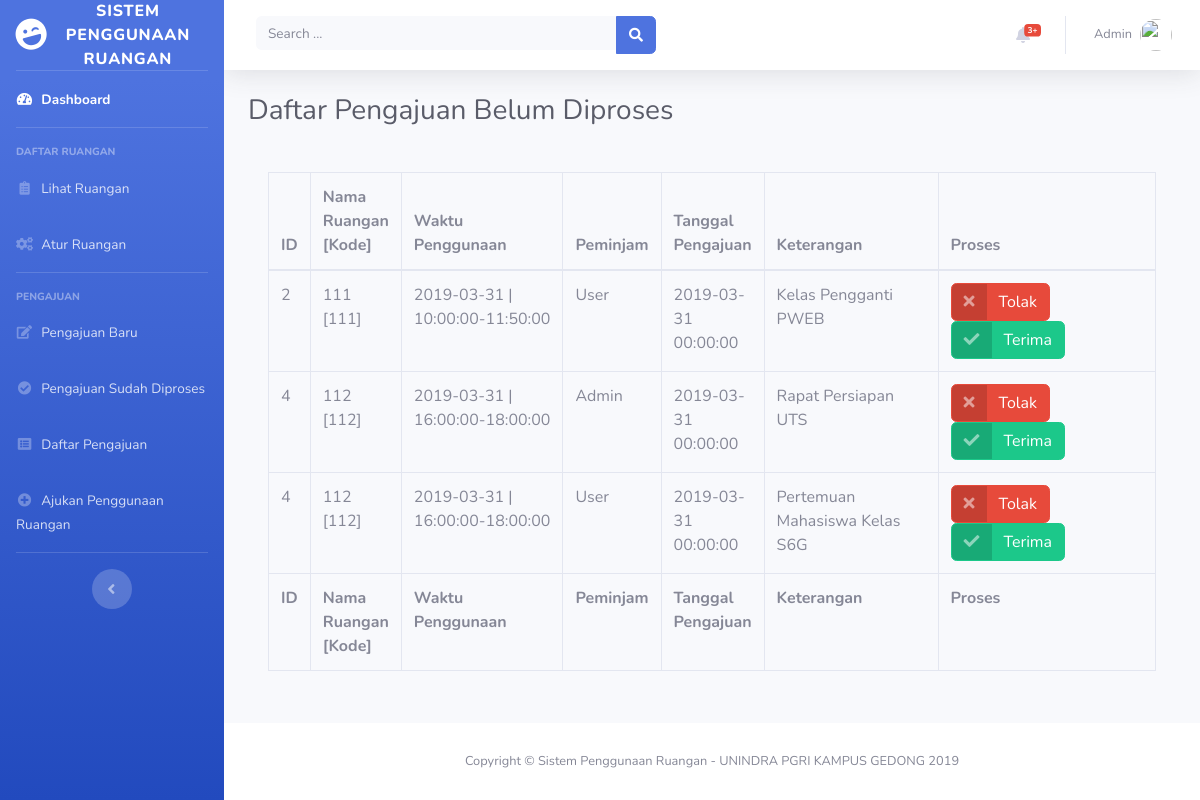
The page /pengajuan_ruangan.php (signed in) on the database its author committed.
### tables this page shows
CREATE TABLE IF NOT EXISTS PenggunaanRuangan (
	id INT(20) UNSIGNED AUTO_INCREMENT,
	id_ketersediaan INT(20) UNSIGNED NOT NULL,
	id_user INT(20) UNSIGNED NOT NULL,
	tanggal_pengajuan DATETIME NOT NULL,
	keterangan VARCHAR(144),
	status INT(20),
	PRIMARY KEY (id),
	FOREIGN KEY (id_ketersediaan) REFERENCES KetersediaanRuangan(id),
	FOREIGN KEY (id_user) REFERENCES User(id)
);

CREATE TABLE IF NOT EXISTS KetersediaanRuangan (
	id INT(20) UNSIGNED AUTO_INCREMENT,
	kode_ruangan VARCHAR(20) NOT NULL,
	tanggal DATE NOT NULL,
	jam_mulai TIME NOT NULL,
	jam_selesai TIME NOT NULL,
	status INT(20),
	PRIMARY KEY (id),
	FOREIGN KEY (kode_ruangan) REFERENCES Ruangan(kode) ON UPDATE CASCADE ON DELETE RESTRICT
);

CREATE TABLE IF NOT EXISTS Ruangan (
	id INT(20) UNSIGNED AUTO_INCREMENT,
	kode VARCHAR(20) NOT NULL UNIQUE,
	nama VARCHAR(50) NOT NULL,
	deskripsi TEXT,
	PRIMARY KEY (id)
);

CREATE TABLE IF NOT EXISTS User (
	id INT(20) UNSIGNED AUTO_INCREMENT,
	username VARCHAR(20) NOT NULL,
	password VARCHAR(20) NOT NULL,
	email VARCHAR(20),
	nama VARCHAR(40),
	no_handphone VARCHAR(20),
	bagian VARCHAR(20),
	role INT(20),
	PRIMARY KEY (id)
);

### pengajuan_ruangan.php (the view, shortened to what this page needs)
<!DOCTYPE html>
<html lang="en">
<?php $title = "Daftar Pengajuan Belum Diproses"; include 'head.php';?>
<body id="page-top">
  <div id="wrapper">
    <?php include 'navigasi.php';?>
    <div id="content-wrapper" class="d-flex flex-column">
      <div id="content">
        <?php include 'topbar.php';?>
        <div class="container-fluid">
          <h1 class="h3 mb-4 text-gray-800">Daftar Pengajuan Belum Diproses</h1>
          <div class="card-body">
            <div class="table-responsive">
              <table class="table table-bordered" id="dataTable" width="100%" cellspacing="0">
                <thead>
                  <tr>
                    <th>ID</th>
                    <th>Nama Ruangan [Kode]</th>
                    <th>Waktu Penggunaan</th>
                    <th>Peminjam</th>
                    <th>Tanggal Pengajuan</th>
                    <th width="20%">Keterangan</th>
                    <th width="25%">Proses</th>
                  </tr>
                </thead>
                <tfoot>
                  <tr>
                    <th>ID</th>
                    <th>Nama Ruangan [Kode]</th>
                    <th>Waktu Penggunaan</th>
                    <th>Peminjam</th>
                    <th>Tanggal Pengajuan</th>
                    <th>Keterangan</th>
                    <th>Proses</th>
                  </tr>
                </tfoot>
                <tbody>
                  <?php
                  $conn = connectDB();
                  $sql = "SELECT * FROM PenggunaanRuangan WHERE status=0";
                  $resultPenggunaan = $conn->query($sql);
                  if ($resultPenggunaan->num_rows > 0) {
                    while($rowPenggunaan = $resultPenggunaan->fetch_assoc()) {
                      $sql = "SELECT * FROM KetersediaanRuangan WHERE id='".$rowPenggunaan["id_ketersediaan"]."'";
                      $resultKetersediaan = $conn->query($sql);
                      $rowKetersediaan = $resultKetersediaan->fetch_assoc();
                      $sql = "SELECT * FROM Ruangan WHERE kode='".$rowKetersediaan["kode_ruangan"]."'";
                      $resultRuangan = $conn->query($sql);
                      $rowRuangan = $resultRuangan->fetch_assoc();
                      $ruangan = $rowRuangan["nama"]." [".$rowRuangan["kode"]."]";
                      $sql = "SELECT * FROM User WHERE id='".$rowPenggunaan["id_user"]."'";
                      $resultUser = $conn->query($sql);
                      $rowUser = $resultUser->fetch_assoc();
                      $waktu = $rowKetersediaan["tanggal"]." |<br />".$rowKetersediaan["jam_mulai"]."-".$rowKetersediaan["jam_selesai"];
                      $idData = $rowPenggunaan["id"] . "," . $rowPenggunaan["id_ketersediaan"];
                      $terimaPengajuan = "<a href='#' class='btn btn-success btn-icon-split' onclick='prosesPengajuan(\"".$idData."\", 1)'><span class='icon text-white-50'><i class='fas fa-check'></i></span><span class='text'>Terima</span></a>";
                      $tolakPengajuan = "<a href='#' class='btn btn-danger btn-icon-split' onclick='prosesPengajuan(\"".$idData."\", 2)'><span class='icon text-white-50'><i class='fas fa-times'></i></span><span class='text'>Tolak</span></a>";
                      echo "<tr><td>".$rowKetersediaan["id"]."</td><td>".$ruangan."</td><td>".$waktu."</td><td>".$rowUser["nama"]."</td><td>".$rowPenggunaan["tanggal_pengajuan"]."</td><td>".$rowPenggunaan["keterangan"]."</td><td>".$tolakPengajuan." ".$terimaPengajuan."</td></tr>";
                    }
                  } else {
                    echo "<tr><td colspan='7' align='center'>- Tidak ada pengajuan baru -</td></tr>";
                  }
                  ?>
                </tbody>
              </table>
            </div>
          </div>
        </div>
      </div>
      <?php include 'footer.php';?>
    </div>
  </div>
</body>
</html>

### rows shown on the page
penggunaanruangan: id_ketersediaan "2", ruangan.nama+kode "111 [111]", id_ketersediaan.tanggal "2019-03-31", id_ketersediaan.jam_mulai "10:00:00", id_ketersediaan.jam_selesai "11:50:00", id_user.nama "User", tanggal_pengajuan "2019-03-31 00:00:00", keterangan "Kelas Pengganti PWEB"
penggunaanruangan: id_ketersediaan "4", ruangan.nama+kode "112 [112]", id_ketersediaan.tanggal "2019-03-31", id_ketersediaan.jam_mulai "16:00:00", id_ketersediaan.jam_selesai "18:00:00", id_user.nama "Admin", tanggal_pengajuan "2019-03-31 00:00:00", keterangan "Rapat Persiapan UTS"
penggunaanruangan: id_ketersediaan "4", ruangan.nama+kode "112 [112]", id_ketersediaan.tanggal "2019-03-31", id_ketersediaan.jam_mulai "16:00:00", id_ketersediaan.jam_selesai "18:00:00", id_user.nama "User", tanggal_pengajuan "2019-03-31 00:00:00", keterangan "Pertemuan Mahasiswa Kelas S6G"

### other values the page prints
$_SESSION["user_nama"] "Admin"
